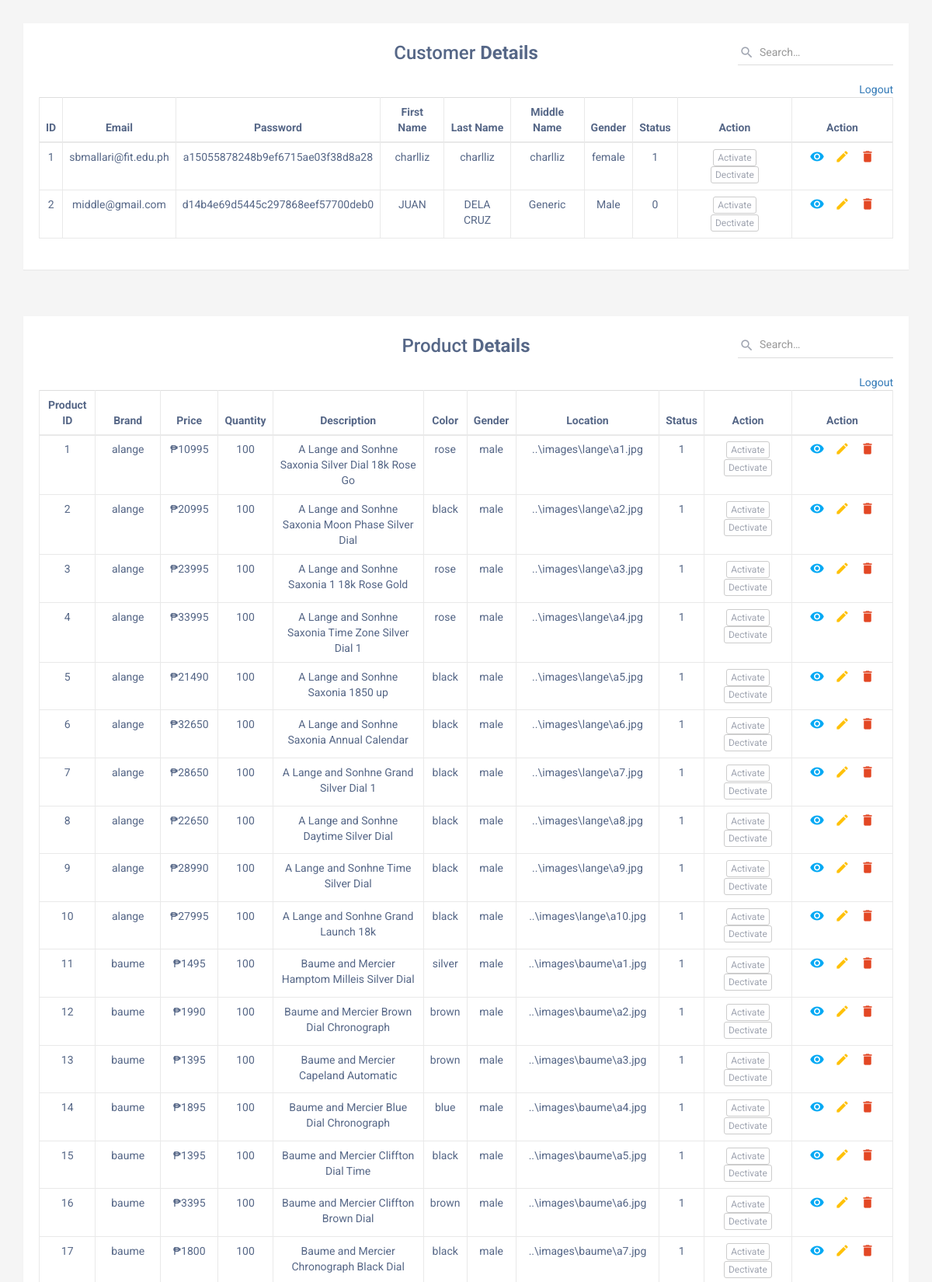
/admin/admin.php (signed in, upper part), run on the app's committed database.
### tables this page shows
CREATE TABLE `reg` (
  `user_id` int(11) NOT NULL,
  `email` varchar(50) NOT NULL,
  `password` varchar(500) NOT NULL,
  `fname` varchar(50) NOT NULL,
  `lname` varchar(50) NOT NULL,
  `mname` varchar(50) NOT NULL,
  `gender` varchar(50) NOT NULL,
  `Status` varchar(1) NOT NULL,
  `contact` int(11) NOT NULL,
  `street` varchar(100) NOT NULL,
  `barangay` varchar(100) NOT NULL,
  `city` varchar(100) NOT NULL,
  `zip` varchar(100) NOT NULL,
  `landmark` varchar(100) NOT NULL
);

CREATE TABLE IF NOT EXISTS `products` (
  `prod_id` int(100) NOT NULL AUTO_INCREMENT,
  `brand` varchar(50) NOT NULL,
  `price` int(50) NOT NULL,
  `quantity` varchar(50) NOT NULL,
  `description` varchar(50) NOT NULL,
  `color` varchar(50) NOT NULL,
  `gender` varchar(50) NOT NULL,
  `location` varchar(50) NOT NULL,
  `status` varchar(50) NOT NULL,
  PRIMARY KEY (`prod_id`)
);

### admin/admin.php (the view, shortened to what this page needs)
<?php
	include('../connect/conn.php');
	$query = "SELECT * FROM reg";
	$result = mysqli_query($conn, $query);
	$product_query = "SELECT * FROM products ";
	$product_result = mysqli_query($conn, $product_query);
?>
<div class = 'container'>
	<div class = 'table-wrapper'>
		<div class = 'table-title'>
			<div class = 'row'>
				<div class = 'col-sm-4'>
				</div>
				<div class = 'col-sm-4'>
					<h2 class = 'text-center'> Customer <b>Details</b> </h2>
				</div>
				<div class = 'col-sm-4'>
					<div class = 'search-box'>
						<span class = 'input-group-addon'> <i class = 'material-icons'> &#xE8B6; </i> </span>
						<input type = 'text' class = 'form-control' placeholder = 'Search&hellip;'>
					</div>
				</div>
			</div>
		</div>
		<table class = 'table table-bordered'>
			<thead>
				<tr>
					<th><center>ID</th>
					<th><center>Email</th>
					<th><center>Password</th>
					<th><center>First Name</th>
					<th><center>Last Name</th>
					<th><center>Middle Name</th>
					<th><center>Gender</th>
					<th><center>Status</th>
					<th><center>Action</center></th>
					<th><center>Action</center></th>
				</tr>
			</thead>
			<tbody>
				<tr>
					<?php
						while($row = (mysqli_fetch_assoc($result))){
							if($row['Status'] != 2){
					?>
								<tr>
								<td> <center> <?php echo $row['user_id']?>
								<td> <center> <?php echo $row['email']?>
								<td> <center> <?php echo $row['password']?>
								<td> <center> <?php echo $row['fname']?>
								<td> <center> <?php echo $row['lname']?>
								<td> <center> <?php echo $row['mname']?>
								<td> <center> <?php echo $row['gender']?>
								<td> <center> <?php echo $row['Status']?>
								<td> <center>
									<a href='?act=<?php echo $row['user_id']?>' class = 'btn btn-default btn-xs'>Activate</a>
									<a href='?deact=<?php echo $row['user_id']?>' class = 'btn btn-default btn-xs'>Dectivate</a>
								</td>
								<td> <center>
									<a href="admin_insert.php?id=<?php echo $row['user_id']?>" class="view" title="Insert" data-toggle="tooltip"><i class="material-icons">&#xE417;</i></a>
									<a href="admin_update.php?idd=<?php echo $row['user_id']?>"class="edit" title="Edit" data-toggle="tooltip"><i class="material-icons">&#xE254; </i></a>
									<a href="?iddd=<?php echo $row['user_id']?>" class="delete" title="Delete" data-toggle="tooltip"><i class="material-icons">&#xE872;</i></a>
								</td>
								</tr>
				</tr>
				<?php
					}else{
						echo " ";
							}
						}
					echo "<div style = 'float: right'><a href = '../register/logout.php'>Logout</a></div>";
				?>
			</tbody>
		</table>
	</div>
</div>
<div class = 'container'>
	<div class = 'table-wrapper'>
		<div class = 'table-title'>
			<div class = 'row'>
				<div class = 'col-sm-4'>
				</div>
				<div class = 'col-sm-4'>
					<h2 class = 'text-center'> Product <b>Details</b> </h2>
				</div>
				<div class = 'col-sm-4'>
					<div class = 'search-box'>
						<span class = 'input-group-addon'> <i class = 'material-icons'> &#xE8B6; </i> </span>
						<input type = 'text' class = 'form-control' placeholder = 'Search&hellip;'>
					</div>
				</div>
			</div>
		</div>
		<table class = 'table table-bordered'>
			<thead>
				<tr>
					<th><center>Product ID</center></th>
					<th><center>Brand</center></th>
					<th><center>Price</center></th>
					<th><center>Quantity</center></th>
					<th><center>Description</center></th>
					<th><center>Color</center></th>
					<th><center>Gender</center></th>
					<th><center>Location</center></th>
					<th><center>Status<center></th>
					<th><center>Action</center></th>
					<th><center>Action</center></th>
				</tr>
			</thead>
						<tbody>
				<tr>
					<?php
						while($row = (mysqli_fetch_assoc($product_result))){
							if(true){
					?>
								<tr>
								<td> <center> <?php echo $row['prod_id']?>
								<td> <center> <?php echo $row['brand']?>
								<td> <center> <?php echo "₱".$row['price']?>
								<td> <center> <?php echo $row['quantity']?>
								<td> <center> <?php echo $row['description']?>
								<td> <center> <?php echo $row['color']?>
								<td> <center> <?php echo $row['gender']?>
								<td> <center> <?php echo $row['location']?>
								<td> <center> <?php echo $row['status']?>
								<td> <center>
									<a href='?act=<?php echo $row['prod_id']?>' class = 'btn btn-default btn-xs'>Activate</a>
									<a href='?deact=<?php echo $row['prod_id']?>' class = 'btn btn-default btn-xs'>Dectivate</a>
								</td>
								<td> <center>
									<a href='product_insert.php?id=<?php echo $row['prod_id']?>' class="view" title="Insert" data-toggle="tooltip"><i class="material-icons">&#xE417;</i></a>
									<a href="product_update.php?idd=<?php echo $row['prod_id']?>"class="edit" title="Edit" data-toggle="tooltip"><i class="material-icons">&#xE254; </i></a>
									<a href="?iddd=<?php echo $row['prod_id']?>" class="delete" title="Delete" data-toggle="tooltip"><i class="material-icons">&#xE872;</i></a>
								</td>
								</tr>
				</tr>
				<?php
							}else
								echo " ";
						}
					echo "<div style = 'float: right'><a href = '../register/logout.php'>Logout</a></div>";
				?>
			</tbody>
		</table>
	</div>
</div>

### data on the page
reg: user_id "1", email "sbmallari@fit.edu.ph", password "a15055878248b9ef6715ae03f38d8a28", fname "charlliz", lname "charlliz", mname "charlliz", gender "female", Status "1"
reg: user_id "2", email "middle@gmail.com", password "d14b4e69d5445c297868eef57700deb0", fname "JUAN", lname "DELA CRUZ", mname "Generic", gender "Male", Status "0"
products: prod_id "1", brand "alange", price "10995", quantity "100", description "A Lange and Sonhne Saxonia Silver Dial 18k Rose Go", color "rose", gender "male", location "..\\images\\lange\\a1.jpg", status "1"
products: prod_id "2", brand "alange", price "20995", quantity "100", description "A Lange and Sonhne Saxonia Moon Phase Silver Dial", color "black", gender "male", location "..\\images\\lange\\a2.jpg", status "1"
products: prod_id "3", brand "alange", price "23995", quantity "100", description "A Lange and Sonhne Saxonia 1 18k Rose Gold", color "rose", gender "male", location "..\\images\\lange\\a3.jpg", status "1"
products: prod_id "4", brand "alange", price "33995", quantity "100", description "A Lange and Sonhne Saxonia Time Zone Silver Dial 1", color "rose", gender "male", location "..\\images\\lange\\a4.jpg", status "1"
products: prod_id "5", brand "alange", price "21490", quantity "100", description "A Lange and Sonhne Saxonia 1850 up", color "black", gender "male", location "..\\images\\lange\\a5.jpg", status "1"
products: prod_id "6", brand "alange", price "32650", quantity "100", description "A Lange and Sonhne Saxonia Annual Calendar", color "black", gender "male", location "..\\images\\lange\\a6.jpg", status "1"
products: prod_id "7", brand "alange", price "28650", quantity "100", description "A Lange and Sonhne Grand Silver Dial 1", color "black", gender "male", location "..\\images\\lange\\a7.jpg", status "1"
products: prod_id "8", brand "alange", price "22650", quantity "100", description "A Lange and Sonhne Daytime Silver Dial", color "black", gender "male", location "..\\images\\lange\\a8.jpg", status "1"
products: prod_id "9", brand "alange", price "28990", quantity "100", description "A Lange and Sonhne Time Silver Dial", color "black", gender "male", location "..\\images\\lange\\a9.jpg", status "1"
products: prod_id "10", brand "alange", price "27995", quantity "100", description "A Lange and Sonhne Grand Launch 18k", color "black", gender "male", location "..\\images\\lange\\a10.jpg", status "1"
products: prod_id "11", brand "baume", price "1495", quantity "100", description "Baume and Mercier Hamptom Milleis Silver Dial", color "silver", gender "male", location "..\\images\\baume\\a1.jpg", status "1"
products: prod_id "12", brand "baume", price "1990", quantity "100", description "Baume and Mercier Brown Dial Chronograph", color "brown", gender "male", location "..\\images\\baume\\a2.jpg", status "1"
products: prod_id "13", brand "baume", price "1395", quantity "100", description "Baume and Mercier Capeland Automatic", color "brown", gender "male", location "..\\images\\baume\\a3.jpg", status "1"
products: prod_id "14", brand "baume", price "1895", quantity "100", description "Baume and Mercier Blue Dial Chronograph", color "blue", gender "male", location "..\\images\\baume\\a4.jpg", status "1"
products: prod_id "15", brand "baume", price "1395", quantity "100", description "Baume and Mercier Cliffton Dial Time", color "black", gender "male", location "..\\images\\baume\\a5.jpg", status "1"
products: prod_id "16", brand "baume", price "3395", quantity "100", description "Baume and Mercier Cliffton Brown Dial", color "brown", gender "male", location "..\\images\\baume\\a6.jpg", status "1"
products: prod_id "17", brand "baume", price "1800", quantity "100", description "Baume and Mercier Chronograph Black Dial", color "black", gender "male", location "..\\images\\baume\\a7.jpg", status "1"
